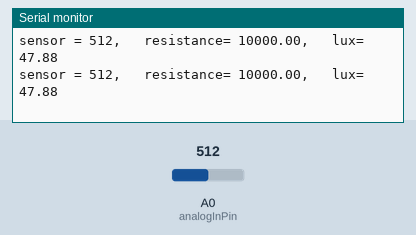
This sketch was run on a simulated Arduino Uno, built with avr-gcc and run on an emulated ATmega328P. Shown: the last lines printed to the serial monitor. The test bench sets the inputs (shaded band); at power-on: A0 (analogInPin) = 512.

Above: at 1.8 s.
1.9 s: A0 (analogInPin) set to 0
At 2.8 s:
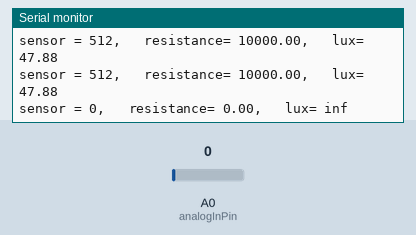
4.5 s: A0 (analogInPin) set to 122
At 5.8 s:
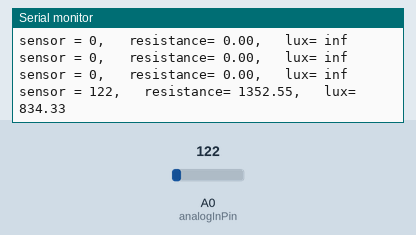

The sketch:

medicion_luz.ino
```cpp
//Valores que salen de ajustar en la hoja de datos la grafica en escala logaritmica
const float base_resistance = 150e3;      //resistencia del LDR a 1lux
const float decay_rate = -1.0/0.7;        //potencia del decay del LDR.

const int analogInPin = A0;         // Analog input pin
const float maxReading = 1024.0;    // maximo valor del conversor A/D
const float R0 = 10e3;              // Resistencia en serie con el LDR.

int sensorValue = 0;                // lectura del A/D
float resistencia;
float lux;

void setup() {
  Serial.begin(115200);
}

void loop() {

 // leo el valor
  sensorValue = analogRead(analogInPin);
  resistencia = ldr_resistance(sensorValue);
  lux = lux_from_resistance(resistencia);

  // print the results to the Serial Monitor:
  Serial.print("sensor = ");
  Serial.print(sensorValue);
  Serial.print(",\t resistance= ");
  Serial.print(resistencia);
  Serial.print(",\t lux= ");
  Serial.println(lux);

  // wait 200 milliseconds
  delay(1000);
}

float ldr_resistance(int reading) {

  return R0 * reading/(maxReading-reading);

}

float lux_from_resistance(float resistance) {

  return pow(resistance/base_resistance,decay_rate);
}
```

Measured:
- after the input at 1.9 s, the serial monitor: prints a new line after 0.10 s (image 1)
- after the input at 4.5 s, the serial monitor: prints a new line after 0.51 s (image 2)
